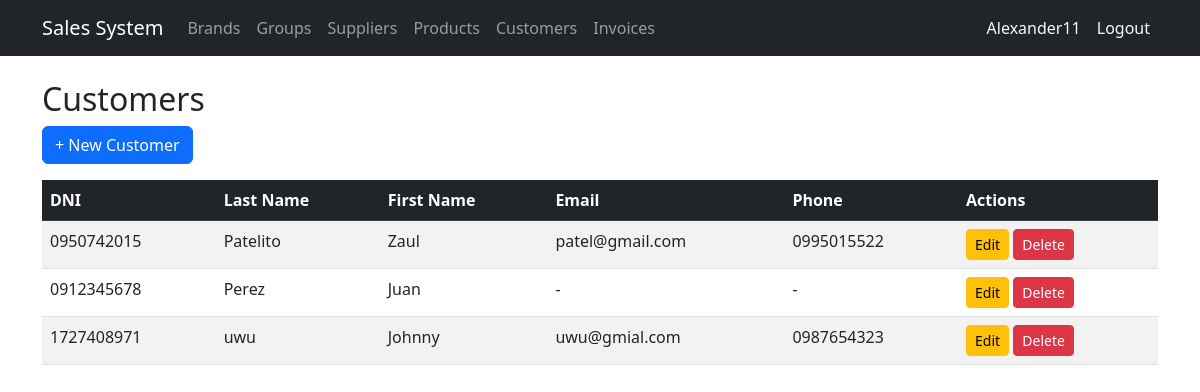
The page /customers/ (signed in) on the database its author committed.
### billing/models.py (models this page shows, shortened)
class Customer(models.Model):
    dni = models.CharField(max_length=13, unique=True, verbose_name='DNI/RUC' , validators=[validate_cedula_ec])
    first_name = models.CharField(max_length=100)
    last_name = models.CharField(max_length=100)
    email = models.EmailField(blank=True, null=True)
    phone = models.CharField(max_length=20, blank=True, null=True)
    address = models.TextField(blank=True, null=True)
    is_active = models.BooleanField(default=True)
    created_at = models.DateTimeField(auto_now_add=True)
    updated_at = models.DateTimeField(auto_now=True)
    class Meta:
        ordering = ['last_name', 'first_name']

### billing/views.py (the view)
# urls.py: path('customers/', views.CustomerListView.as_view(), name='customer_list'),
class CustomerListView(LoginRequiredMixin, ListView):
    model = Customer; template_name = 'billing/customer_list.html'; context_object_name = 'items'

### billing/templates/billing/customer_list.html (shortened to what this page needs)
{% extends 'billing/base.html' %}
{% block content %}
<h2>Customers</h2>
<a href="{% url 'billing:customer_create' %}" class="btn btn-primary mb-3">+ New Customer</a>
<table class="table table-striped table-hover">
  <thead class="table-dark">
    <tr><th>DNI</th><th>Last Name</th><th>First Name</th><th>Email</th><th>Phone</th><th>Actions</th></tr>
  </thead>
  <tbody>
    {% for item in items %}
    <tr>
      <td>{{ item.dni }}</td>
      <td>{{ item.last_name }}</td>
      <td>{{ item.first_name }}</td>
      <td>{{ item.email|default:"-" }}</td>
      <td>{{ item.phone|default:"-" }}</td>
      <td>
        <a href="{% url 'billing:customer_update' item.pk %}" class="btn btn-sm btn-warning">Edit</a>
        <a href="{% url 'billing:customer_delete' item.pk %}" class="btn btn-sm btn-danger">Delete</a>
      </td>
    </tr>
    {% empty %}
    <tr><td colspan="6" class="text-center">No customers.</td></tr>
    {% endfor %}
  </tbody>
</table>
{% endblock %}

### billing/templates/billing/base.html (shortened to what this page needs)
<!DOCTYPE html>
<html lang="es">
<head>
  <link href="https://cdn.jsdelivr.net/npm/bootstrap@5.3.0/dist/css/bootstrap.min.css" rel="stylesheet">
</head>
<body>
<nav class="navbar navbar-expand-lg navbar-dark bg-dark">
  <div class="container">
    <a class="navbar-brand" href="{% url 'billing:home' %}">Sales System</a>
    <div class="collapse navbar-collapse" id="nav">
      <ul class="navbar-nav me-auto">
        {% if user.is_authenticated %}
        <li class="nav-item"><a class="nav-link" href="{% url 'billing:brand_list' %}">Brands</a></li>
        <li class="nav-item"><a class="nav-link" href="{% url 'billing:productgroup_list' %}">Groups</a></li>
        <li class="nav-item"><a class="nav-link" href="{% url 'billing:supplier_list' %}">Suppliers</a></li>
        <li class="nav-item"><a class="nav-link" href="{% url 'billing:product_list' %}">Products</a></li>
        <li class="nav-item"><a class="nav-link" href="{% url 'billing:customer_list' %}">Customers</a></li>
        <li class="nav-item"><a class="nav-link" href="{% url 'billing:invoice_list' %}">Invoices</a></li>
        {% endif %}
      </ul>
      <ul class="navbar-nav">
        {% if user.is_authenticated %}
        <li class="nav-item">
        <span class="nav-link text-light">{{ user.username }}</span>
        </li>
        <li class="nav-item">
        <form method="post" action="{% url 'logout' %}" class="d-inline">
          <button type="submit" class="nav-link btn btn-link text-light"
              style="text-decoration:none;">Logout</button>
        </form>
        </li>
        {% endif %}
      </ul>
    </div>
  </div>
</nav>
<div class="container mt-4">
  {% block content %}{% endblock %}
</div>
</body>
</html>

### rows shown on the page
Customer: dni "0950742015", last_name "Patelito", first_name "Zaul", email "patel@gmail.com", phone "0995015522"
Customer: dni "0912345678", last_name "Perez", first_name "Juan", email "-", phone "-"
Customer: dni "1727408971", last_name "uwu", first_name "Johnny", email "uwu@gmial.com", phone "0987654323"

### other values the page prints
{{ user.username }} "Alexander11"
